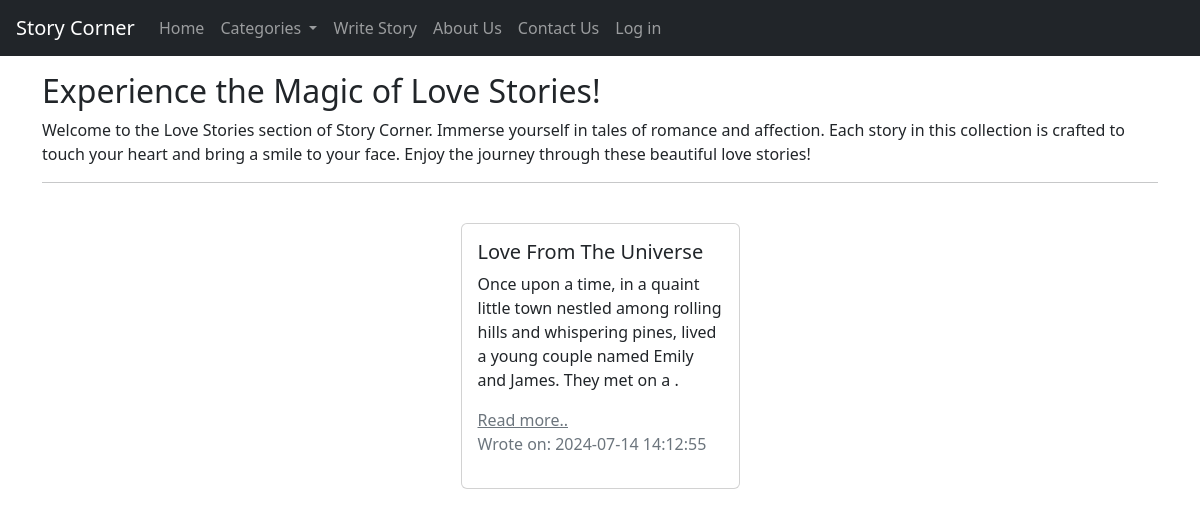
Page /love on the committed database.
### models.py (models this page shows, shortened)
class Story(db.Model):
    __tablename__ = 'stories'
    id = db.Column(db.Integer, primary_key=True)
    title = db.Column(db.String(200), nullable=False)
    content = db.Column(db.Text, nullable=False)
    category = db.Column(db.String(50), nullable=False)
    user_id = db.Column(db.Integer, db.ForeignKey('users.id'), nullable=False)
    is_deleted = db.Column(db.Boolean(), nullable=False, default=False)
    updated_at = db.Column(db.DateTime(), nullable=False, default=db.func.now())
    created_at = db.Column(db.DateTime(), nullable=False, default=db.func.now())

### app.py (the view)
@app.route('/love',methods=['GET'])
def love():
    love_stories = Story.query.filter_by(category='love').order_by(Story.created_at.asc()).all()
    return render_template('categories/love.html',stories=love_stories)

### templates/categories/love.html (shortened to what this page needs)
{% extends 'base.html' %}
{% block content %}
<div class="container mt-5 pt-4">
    <h2>Experience the Magic of Love Stories!</h2>
    <p>Welcome to the Love Stories section of Story Corner. Immerse yourself in tales of romance and affection. Each story in this collection is crafted to touch your heart and bring a smile to your face. Enjoy the journey through these beautiful love stories!</p>
    <hr>
    <br>
    <div class="d-flex  justify-content-around flex-row overflow-auto">
        {% for story in stories %}
            <div class="card w-25 ">
                <div class="card-body">
                <h5 class="card-title">{{story.title}}</h5>
                <p class="card-text">{{story.content[:150]}}.</p>
                <a href="{{url_for('view_story', story_id=story.id)}}" class="text-secondary">Read more..</a>
                <p class="text-secondary">Wrote on: {{story.created_at}}</p>
                </div>
            </div>
            {% endfor %}
    </div>
</div>
{% endblock %}

### rows in the picture
Story: title "Love From The Universe", content "Once upon a time, in a quaint little town nestled among rolling hills and whispering pines, lived a young couple named Emily and James. They met on a", created_at "2024-07-14 14:12:55"
